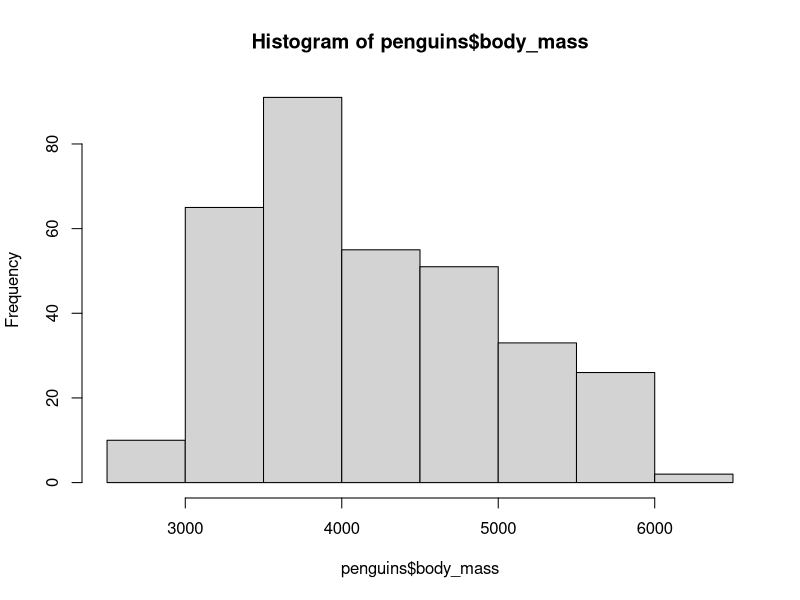
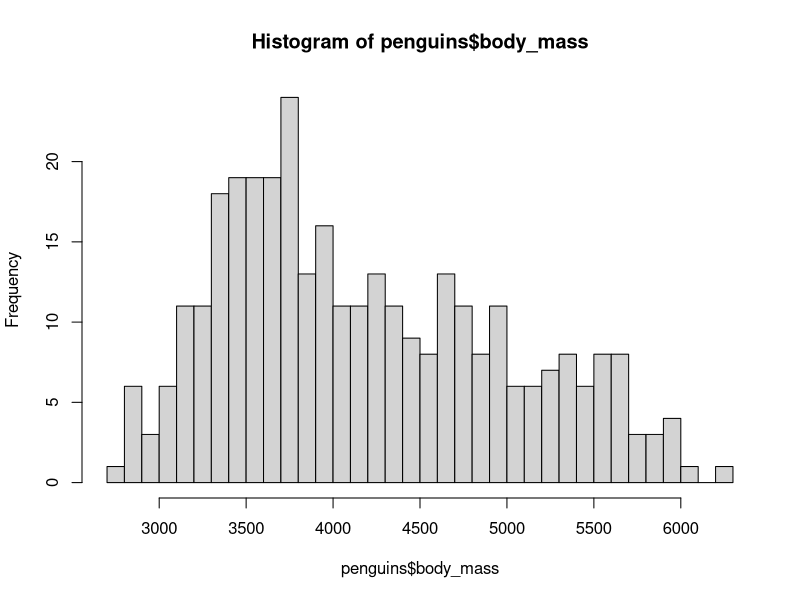
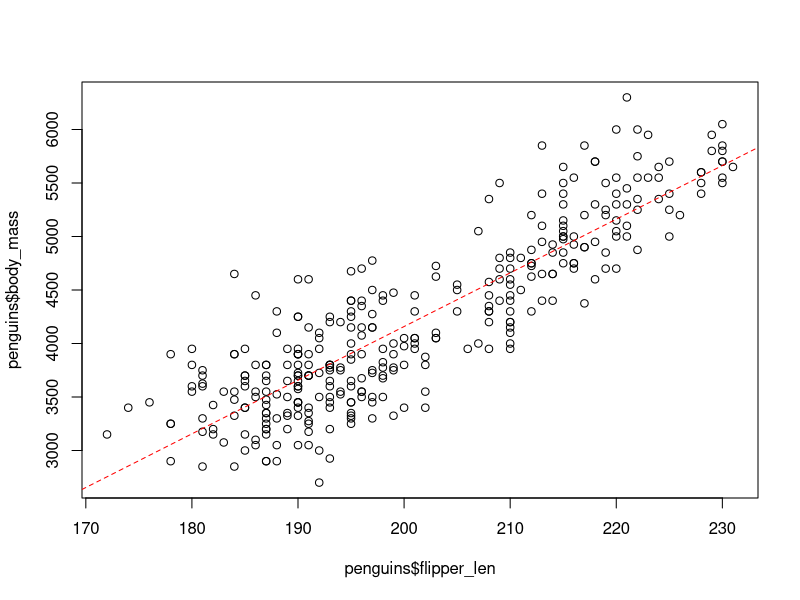
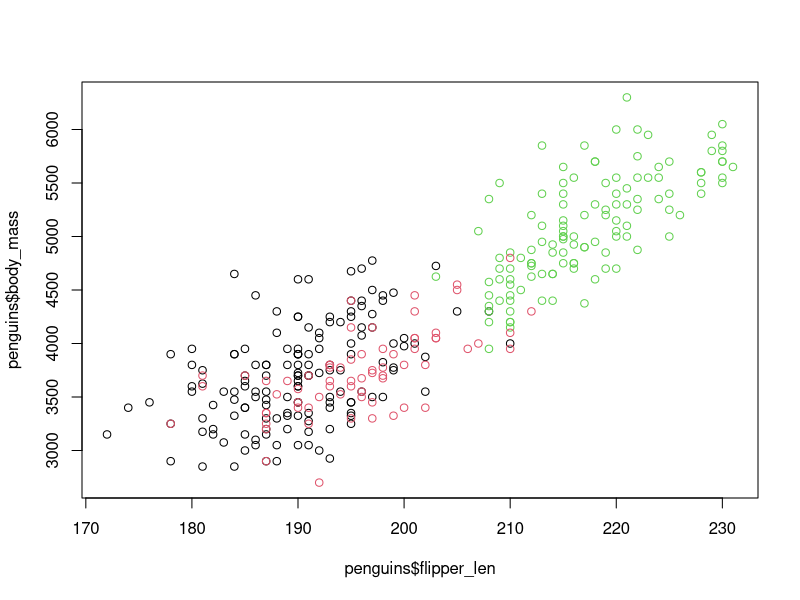
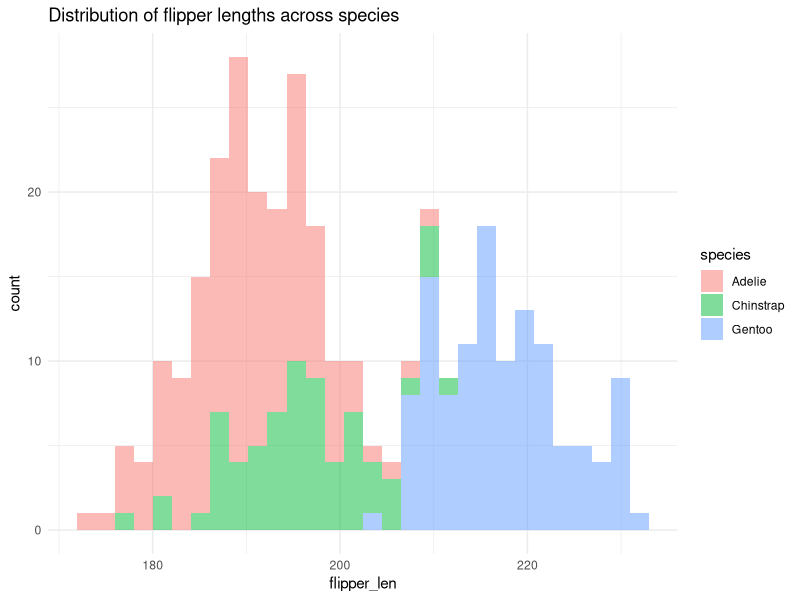
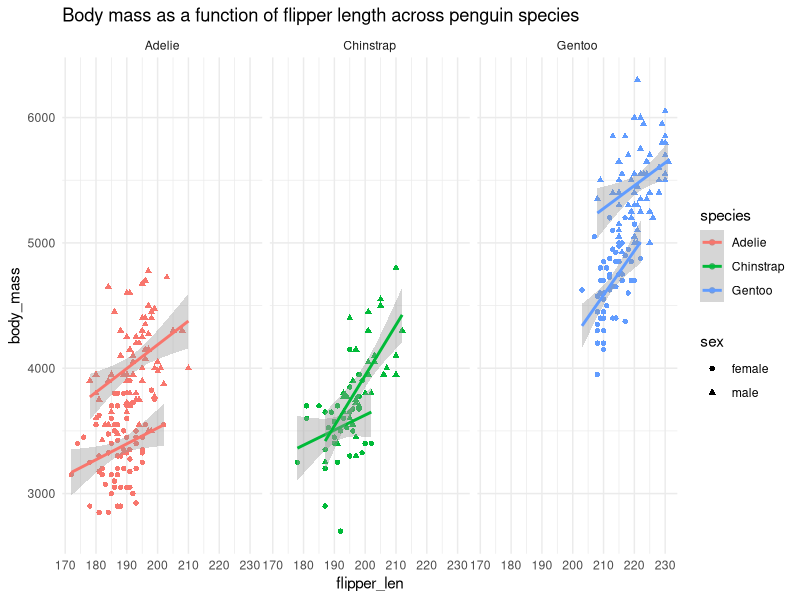
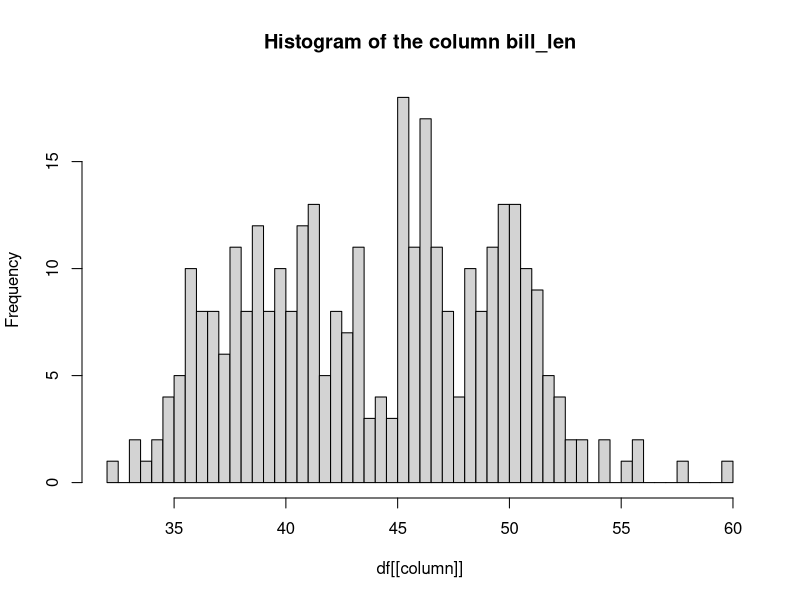
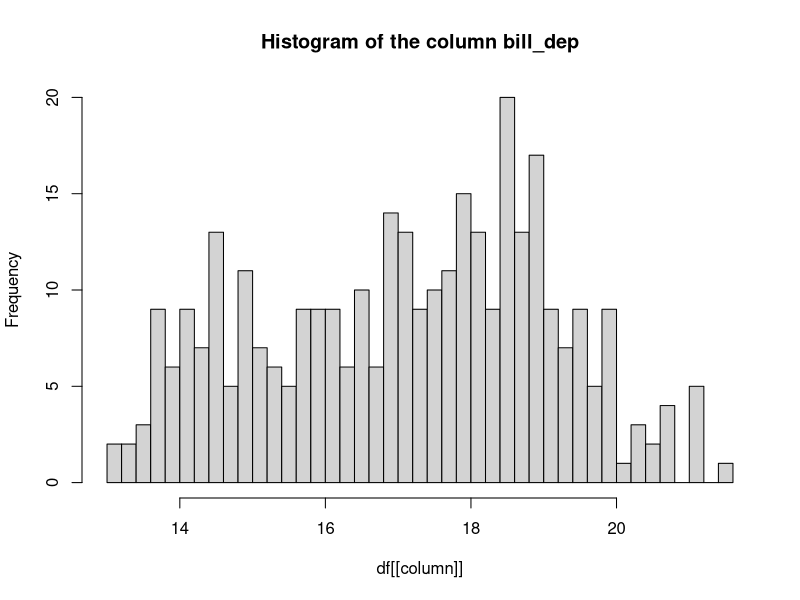

Generate these figures, in order, with R:
## ---- chunk 1
w1 <- 3.14
x1 <- 42
y1 <- "hello"
z1 <- TRUE
## ---- chunk 2
w1
x1
y1
z1
## ---- chunk 3
mode(w1)
mode(x1)
mode(y1)
mode(z1)
## ---- chunk 4
is.numeric(w1)
is.integer(w1)

is.numeric(x1)
is.integer(x1)

is.character(y1)

is.logical(z1)
is.numeric(z1)
is.integer(z1)
## ---- chunk 5
w2 <- c(1.0, 2.72, 3.14)
x2 <- c(1, 13, 42)
y2 <- c("hello", "folks", "!")
z2 <- c(TRUE, FALSE)
## ---- chunk 6
w2
x2
y2
z2
## ---- chunk 7
mode(w2)
mode(x2)
mode(y2)
mode(z2)
## ---- chunk 8
is.vector(w2)
is.vector(x2)
is.vector(y2)
is.vector(z2)
## ---- chunk 9
is.vector(42)
## ---- chunk 10
1
## ---- chunk 11
c(1)
## ---- chunk 12
mixed_vector <- c(1, "42", "hello")
mixed_vector
## ---- chunk 13
mode(mixed_vector)
## ---- chunk 14
v1 <- c(1, "42", "hello")
v1
mode(v1)

v2 <- c(1, 42.13, 123)
v2
mode(v2)

v3 <- c(1, 42, TRUE)
v3
mode(v3)

v4 <- c(1.12, 42.13, FALSE)
v4
mode(v4)

v5 <- c(42.13, "hello")
v5
mode(v5)

v6 <- c(TRUE, "hello")
v6
mode(v6)
## ---- chunk 15
# 1
1:20
# another option is this ("give me sequence of the length N)
seq_len(20)

# 2
seq(from = 1, to = 20)

# 3
seq(from = 20, to = 1)

# 4
seq(1, 20, by = 2)
## ---- chunk 16
v <- c(1, "42", "hello", 3.1416)
## ---- chunk 17
seq_along(v)
## ---- chunk 18
w3 <- list(1.0, "2.72", 3.14)
x3 <- list(1, 13, 42, "billion")
y3 <- list("hello", "folks", "!", 123, "wow a number follows again", 42)
z3 <- list(TRUE, FALSE, 13, "string")
## ---- chunk 19
y3
## ---- chunk 20
mode(y3)
## ---- chunk 21
str(y3)
## ---- chunk 22
is.list(w3)
## ---- chunk 23
w3
## ---- chunk 24
is.vector(w3)
## ---- chunk 25
is.list(w3)
## ---- chunk 26
w2
## ---- chunk 27
is.list(w2)
## ---- chunk 28
weird_list <- list(
  1,
  "two",
  list(
    "three",
    4,
    list(5, "six", 7)
  )
)
## ---- chunk 29
weird_list
## ---- chunk 30
v <- c("hi", "folks", "what's", "up", "folks")
## ---- chunk 31
v[5]
## ---- chunk 32
v[c(1, 5)]
## ---- chunk 33
v[10]
## ---- chunk 34
index <- c(TRUE, FALSE, TRUE, TRUE, FALSE)
v[index]
## ---- chunk 35
index <- v == "up"
## ---- chunk 36
index
## ---- chunk 37
index <- v == "folks"
index
## ---- chunk 38
sum(index)
## ---- chunk 39
v[index]
## ---- chunk 40
l <- list("hello", "folks", "!", 123, "wow a number follows again", 42)
l
## ---- chunk 41
l[c(2, 4)]
## ---- chunk 42
v <- c("hello", "folks", "!", NA, "wow another NAs are coming", NA, NA, "42")

v
## ---- chunk 43
is.na(v)
## ---- chunk 44
!is.na(v)
## ---- chunk 45
v[!is.na(v)]
## ---- chunk 46
l[4]

mode(l[4])
## ---- chunk 47
l[[4]]

mode(l[[4]])
## ---- chunk 48
weird_list <- list(
  1,
  "two",
  list(
    "three",
    4,
    list(
      5, "six",
      list("seven", 8)
    )
  )
)
## ---- chunk 49
weird_list[[1]]
## ---- chunk 50
weird_list[1]

mode(weird_list[1])
## ---- chunk 51
weird_list[[3]]
## ---- chunk 52
weird_list[[3]][[2]]
## ---- chunk 53
weird_list[[3]]
## ---- chunk 54
weird_list[[3]][[3]]
## ---- chunk 55
weird_list[[3]][[3]][[3]]
## ---- chunk 56
weird_list[[3]][[3]][[3]][[2]]
## ---- chunk 57
v <- c(1, 2, 3, 4, 5)
v

l <- list(1, 2, 3, 4, 5)
l
## ---- chunk 58
v[c(1, 3, 5)]
l[c(1, 3)]
## ---- chunk 59
v <- c(one = 1, two = 2, three = 3, four = 4, five = 5)
v

l <- list(one = 1, two = 2, three = 3, four = 4, five = 5)
l
## ---- chunk 60
l[["three"]]

l[c("two", "five")]
## ---- chunk 61
weird_list <- list(
  1,
  "two",
  nested1 = list(
    "three",
    4,
    nested2 = list(
      5, "six",
      nested3 = list("seven", 8)
    )
  )
)
## ---- chunk 62
weird_list[[3]][[3]][[3]][[2]]
## ---- chunk 63
weird_list[["nested1"]][["nested2"]][["nested3"]][[2]]
## ---- chunk 64
v <- c("hi", "folks", "what's", "up", "folks")
## ---- chunk 65
v[-1]
## ---- chunk 66
v[-(1:5)]
## ---- chunk 67
v[-length(v)]
## ---- chunk 68
# this gives us the index of the first and last element
c(1, length(v))

# then we can prefix this with the minus sign to remove them
v[-c(1, length(v))]
## ---- chunk 69
df <- data.frame(
  v = c("one", "two", "three", "four", "five"),
  w = c(1.0, 2.72, 3.14, 1000.1, 1e6),
  x = c(1, 13, 42, NA, NA),
  y = c("folks", "hello", "from", "data frame", "!"),
  z = c(TRUE, FALSE, FALSE, TRUE, TRUE)
)

df
## ---- chunk 70
is.list(df)
## ---- chunk 71
df
## ---- chunk 72
unclass(df)
## ---- chunk 73
df$z
## ---- chunk 74
df["z"]
## ---- chunk 75
df[["w"]]
## ---- chunk 76
df_list <- as.list(df)
df_list
## ---- chunk 77
df_list$v
df_list["v"]
df_list[["v"]]
## ---- chunk 78
df
## ---- chunk 79
df[1:3]
## ---- chunk 80
df[1:3, ]
## ---- chunk 81
df[c(1, 4), c("x", "z")]
## ---- chunk 82
row_indices <- 1:3

df[row_indices, ]
## ---- chunk 83
row_indices <- c(1, 4)
col_indices <- c("x", "z")

df[row_indices, col_indices]
## ---- chunk 84
# this is what the column (vector, really) contains
df$y
## ---- chunk 85
# this is how we can find out, which element(s) of the vector match
df$y == "hello"
## ---- chunk 86
# let's save the result to a new variable
row_indices <- df$y == "hello"
row_indices
## ---- chunk 87
df[row_indices, ]
## ---- chunk 88
df[row_indices, c("v", "y", "z")]
## ---- chunk 89
row_indices <- df$w < 1000
row_indices

df[row_indices, ]
## ---- chunk 90
df[df$w < 1000, ]
## ---- chunk 91
!is.na(df$x)
## ---- chunk 92
df[!is.na(df$x), ]
## ---- chunk 93
df["new_col"] <- paste(df$v, df$y)

# new column appears!
df
## ---- chunk 94
df$new_col <- NULL

# and the column is gone
df
## ---- chunk 95
#| echo: false
weird_df <- data.frame(
  `v with spaces` = c("one", "two", "three", "four", "five"),
  w = c(1.0, 2.72, 3.14, 1000.1, 1e6),
  `y with % sign` = c("folks", "hello", "from", "data frame", "!")
)
names(weird_df) <- c("v with spaces", "w", "y with % sign")
## ---- chunk 96
weird_df
## ---- chunk 97
weird_df["v with spaces"]

weird_df[["y with % sign"]]
## ---- chunk 98
weird_df$`y with % sign`
## ---- chunk 99
df1 <- data.frame(
  w = c(1.0, 2.72, 3.14),
  x = c(1, 13, 42),
  y = c("hello", "folks", "!"),
  z = c(TRUE, FALSE, FALSE)
)

df1
## ---- chunk 100
str(df1)
## ---- chunk 101
df2 <- data.frame(
  w = c(1.0, 2.72, 3.14),
  x = c(1, "13", 42),
  y = c("hello", "folks", "!"),
  z = c(TRUE, FALSE, FALSE)
)

df2
## ---- chunk 102
str(df2)
## ---- chunk 103
vec <- c(0.32, 0.78, 0.68, 0.28, 1.96, 0.21, 0.07, 1.01, 0.06, 0.74,
         0.37, 0.6, 0.08, 1.81, 0.65, 1.23, 1.28, 0.11, 1.74,  1.68)
## ---- chunk 104
min(vec)

# first quartile (a value which is higher than the bottom 25% of the data)
quantile(vec, probs = 0.25)

median(vec)

mean(vec)

# third quartile (a value which is higher than the bottom 75% of the data)
quantile(vec, probs = 0.75)

max(vec)
## ---- chunk 105
my_summary <- function(values) {
  a <- min(vec)
  b <- quantile(vec, probs = 0.25)
  c <- median(vec)
  d <- mean(vec)
  e <- quantile(vec, probs = 0.75)
  f <- max(vec)
  
  result <- list(min = a, quartile_1 = b, median = c, mean = d, quartile_3 = e, max = f)
  
  return(result)
}
## ---- chunk 106
my_summary <- function(values) {
  result <- list(
    min = min(vec),
    quartile_1 = quantile(vec, probs = 0.25),
    median = median(vec),
    mean = mean(vec),
    quartile_3 = quantile(vec, probs = 0.75),
    max = max(vec)
  )
  
  return(result)
}
## ---- chunk 107
vec1 <- runif(10)
vec2 <- runif(10)
vec3 <- runif(10)
## ---- chunk 108
my_summary(vec1)
my_summary(vec2)
my_summary(vec3)
## ---- chunk 109
summary(vec1)
summary(vec2)
summary(vec3)
## ---- chunk 110
head(penguins)
## ---- chunk 111
#| echo: false
penguins <- penguins[!is.na(penguins$sex), ]
## ---- chunk 112
hist(penguins$body_mass)
## ---- chunk 113
hist(penguins$body_mass, breaks = 50)
## ---- chunk 114
plot(penguins$flipper_len, penguins$body_mass)

# we can also overlay a linear fit (first computed with the `lm()` function,
# then visualized as a red dashed line)
lm_fit <- lm(body_mass ~ flipper_len, data = penguins)
abline(lm_fit, col = "red", lty = 2)
## ---- chunk 115
plot(penguins$flipper_len, penguins$body_mass, col = penguins$species)
## ---- chunk 116
library(ggplot2)
library(dplyr)
## ---- chunk 117
ggplot(penguins) +
  geom_histogram(aes(flipper_len, fill = species), alpha = 0.5) +
  theme_minimal() +
  ggtitle("Distribution of flipper lengths across species")
## ---- chunk 118
ggplot(penguins, aes(flipper_len, body_mass, shape = sex, color = species)) +
  geom_point() +
  geom_smooth(method = "lm") +
  facet_wrap(~ species) +
  theme_minimal() +
  ggtitle("Body mass as a function of flipper length across penguin species")
## ---- chunk 119
penguin_hist <- function(df, column, breaks) {
  # ... put your hist() code here
}
## ---- chunk 120
penguin_hist <- function(df, column, breaks) {
  title <- paste("Histogram of the column", column)
  hist(df[[column]], breaks = breaks, main = title)
}
## ---- chunk 121
penguin_hist(penguins, "bill_len", breaks = 50)
## ---- chunk 122
penguin_hist(penguins, "bill_dep", breaks = 50)
## ---- chunk 123
penguin_hist(penguins, "flipper_len", breaks = 50)
## ---- chunk 124
penguin_hist(penguins, "body_mass", breaks = 50)
